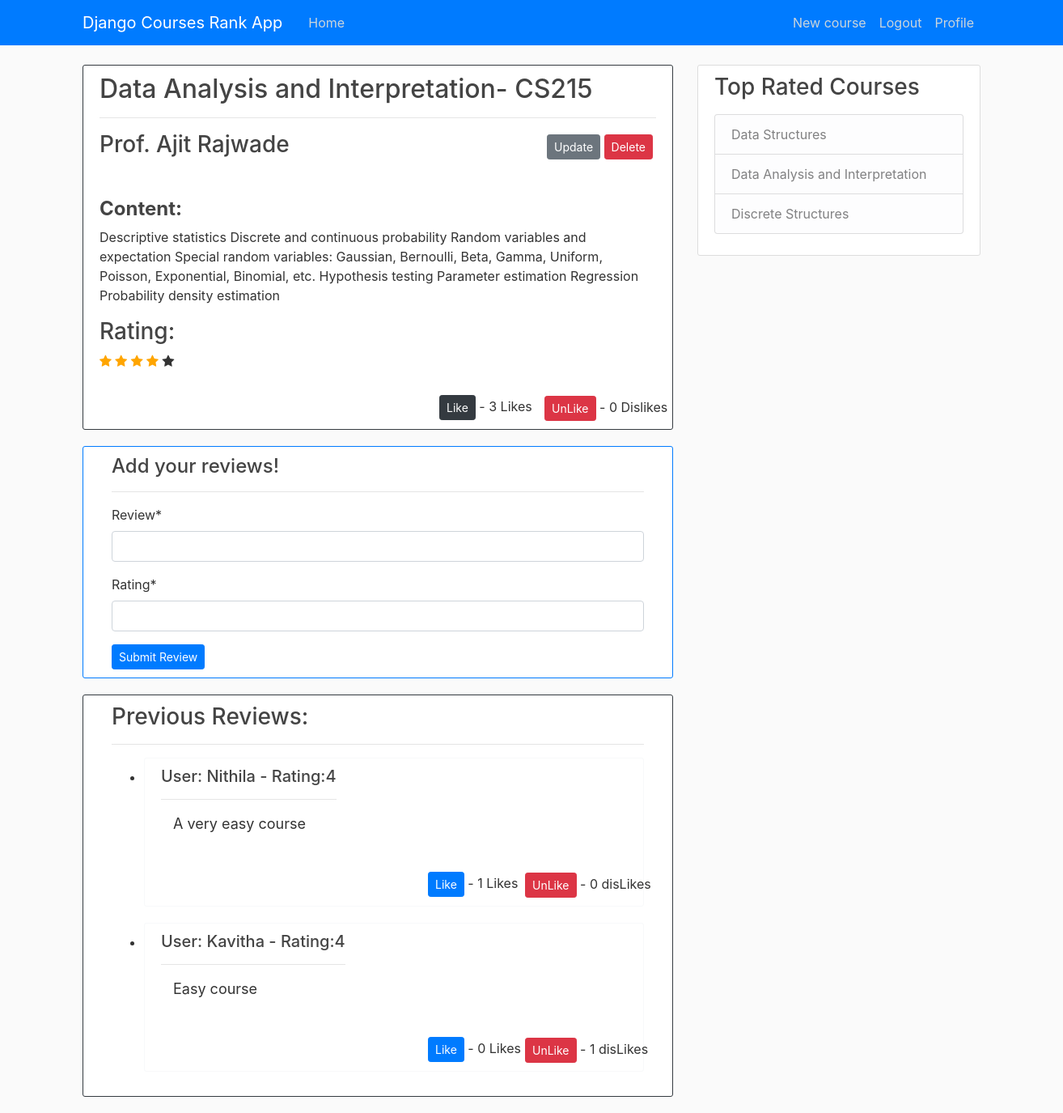
/course/6/ (signed in), run on the app's committed database.
### courses/models.py (models this page shows, shortened)
class Course(models.Model):
    course_name = models.CharField(max_length=40)
    course_instructor = models.CharField(max_length=50, default="")
    course_code = models.CharField(max_length=50)
    details = models.TextField()
    rating = models.IntegerField(default = 0)
    course_likes = models.ManyToManyField(User, related_name='likes', blank = True)
    course_dislikes = models.ManyToManyField(User, related_name='dislikes', blank = True)

class Reviews(models.Model):
    course=models.ForeignKey(Course,on_delete=models.CASCADE)
    course_rating=models.IntegerField(default = 0)
    course_review=models.CharField(max_length=150,null=True,blank=True)
    course_rater=models.ForeignKey(User,related_name="reviewer",on_delete=models.CASCADE)
    review_likes = models.ManyToManyField(User, related_name="review_likes", blank=True)
    review_dislikes = models.ManyToManyField(User, related_name="review_dislikes", blank = True)

### courses/views.py (the view)
# urls.py: path('course/<int:pk>/', CourseDetailView.as_view(), name = "courses_detail"),
class CourseDetailView(LoginRequiredMixin, DetailView):
    model = Course
    def get_context_data(self, *args, **kwargs):
        context = super(CourseDetailView, self).get_context_data()
        stuff = get_object_or_404(Course, pk = self.kwargs.get('pk'))
        liked = False
        if stuff.course_likes.filter(pk = self.request.user.pk).exists():
            liked = True
        disliked = False
        if stuff.course_dislikes.filter(pk = self.request.user.pk).exists():
            disliked = True
        context["total_likes"] = stuff.course_likes.count()
        context["total_dislikes"] = stuff.course_dislikes.count()
        context["liked"] = liked
        context["disliked"] = disliked
        context["form"]=CourseReviewForm()
        reviews=Reviews.objects.filter(course=stuff).order_by("-course_rating")
        context["reviews"] = reviews
        context["courses"] = Course.objects.all().order_by("-rating")
        context["rating_count"] = range(stuff.rating)
        context["non_rating_count"] = range(5 - stuff.rating)
        return context

### courses/forms.py
class CourseReviewForm(forms.Form):
    Review=forms.CharField(max_length=150,required=True)
    Rating=forms.IntegerField(validators=[
            MaxValueValidator(5),
            MinValueValidator(0)
        ])
    sender=forms.ModelChoiceField(queryset=User.objects,widget=forms.HiddenInput)
    class Meta:
        model = Reviews
        fields = ['Review','Rating']
        exclude=('sender',)

### courses/templates/courses/course_detail.html (shortened to what this page needs)
{% extends "courses/base.html" %}
{% load crispy_forms_tags %}
{% block content %}
    <article class="media content-section border border-dark">
        <div class="media-body">
            <h2><a class="article-title" href="#">{{ object.course_name }}</a>- {{ object.course_code }}</h2>
            <hr>
            <div class = "article meta-data" style = "position:absolute;right:40px">
                {% if user.is_superuser %}
                    <a clear = "right" class = "btn btn-secondary btn-sm mt-1 mb-1" href="{% url 'courses_update' object.pk %}">Update</a>
                    <a class = "btn btn-danger btn-sm mt-1 mb-1" href="{% url 'courses_delete' object.pk %}">Delete</a>
                {% endif %}
            </div>
            <h3 class="article-content">{{ object.course_instructor }}</h3>
            <p class="article-content">
                <h4><b>Content:</b></h4>
                {{ object.details }}
            </p>
            <h3 class="article-content">Rating:</h3>
                {% for i in rating_count %}
                    <span class = "fa fa-star" style="color:orange"></span>
                {% endfor %}
                {% for i in non_rating_count %}
                    <span class = "fa fa-star"></span>
                {% endfor %}
            <form action="{% url 'like_course' object.id %}" style = "position: relative;left:420px;top:30px;" method = "POST">
                <button type = "submit" value = '{{ object.id }}' class = "btn btn-dark btn-sm">
                    Like
                </button>
                - {{ total_likes }} Likes
            </form>
            <form action="{% url 'dislike_course' object.id %}" style = "position: relative;left:550px;top:0px;" method = "POST">
                <button type = "submit" value = '{{ object.id }}' class = "btn btn-danger btn-sm">
                    UnLike
                </button>
                - {{ total_dislikes }} Dislikes
            </form>
        </div>
    </article>
    <article class = "media content-section border border-primary">
        <div class = "container">
            <h4>Add your reviews!</h4>
            <hr>
            <form action="{% url 'form' object.pk %}" method="POST">
                {{ form|crispy }}
                <button type ="submit" style = "position: relative;left:0px;top:0px;" class="btn btn-primary btn-sm">
                    Submit Review
                </button>
            </form>
        </div>
    </article>
    {% if reviews.count %}
        <article class="media content-section border border-dark">
            <div class = "container">
            {% if reviews.count %}
                <h3>Previous Reviews: </h3>
                <hr>
                <ul>
                    {% for review in reviews %}
                    <li>
                        <article class="media content-section border border-light">
                        <div>
                            <h5>User: {{ review.course_rater.username }} - Rating:{{ review.course_rating }}</h5>
                        <hr>
                        <div class = "container" style="font-size: large;"><p>{{ review.course_review }}</p></div>
                        <form action="{% url 'like_review' review.pk %}" style = "position: relative;left:330px;top:30px;" method = "POST">
                            <button type = "submit" value = '{{ review.pk }}' class = "btn btn-primary btn-sm">
                                Like
                            </button>
                            - {{ review.review_likes.count }} Likes
                        </form>
                        <form action="{% url 'dislike_review' review.pk %}" style = "position: relative;left:450px;top:0px;" method = "POST">
                            <button type = "submit" value = '{{ review.pk }}' class = "btn btn-danger btn-sm">
                                UnLike
                            </button>
                            - {{ review.review_dislikes.count }} disLikes
                        </form>
                    </div>
                    </article>
                    </li>
                    {% endfor %}
                </ul>
            {% endif %}
            </div>
        </article>
    {% endif %}
{% endblock content %}

### courses/templates/courses/base.html (shortened to what this page needs)
{% load static %}
<!DOCTYPE html>
<html>
<head>
    <link rel="stylesheet" href="https://stackpath.bootstrapcdn.com/bootstrap/4.3.1/css/bootstrap.min.css">
    <link rel="stylesheet" type="text/css" href="{% static 'courses/main.css' %}">
    <link rel="stylesheet" href="https://cdnjs.cloudflare.com/ajax/libs/font-awesome/4.7.0/css/font-awesome.min.css">
</head>
<body>
    <header class="site-header">
    <nav class="navbar navbar-expand-md navbar-dark bg-primary   fixed-top">
        <div class="container">
        <a class="navbar-brand mr-4" href="{% url 'courses_home' %}">Django Courses Rank App</a>
        <div class="collapse navbar-collapse" id="navbarToggle">
            <div class="navbar-nav mr-auto">
            <a class="nav-item nav-link" href="{% url 'courses_home' %}">Home</a>
            </div>
            <div class="navbar-nav">
                {% if user.is_authenticated %}
                    {% if user.is_superuser %}
                        <a class = "nav-item nav-link" href = "{% url 'courses_create' %}">New course</a>
                    {% endif %}
                    <a class="nav-item nav-link" href="{% url 'logout' %}">Logout</a>
                    <a class="nav-item nav-link" href="{% url 'profile' %}">Profile</a>
                {% else %}
                    <a class="nav-item nav-link" href="{% url 'login' %}">Login</a>
                    <a class="nav-item nav-link" href="{% url 'register' %}">Register</a>
                {% endif %}
            </div>
        </div>
        </div>
    </nav>
    </header>
    <main role="main" class="container">
    <div class="row">
        <div class="col-md-8">
        {% block content %}{% endblock %}
        </div>
        <div class="col-md-4">
        <div class="content-section">
            <h3>Top Rated Courses</h3>
            <p class='text-muted'>
                <ul class="list-group">
                    <li class="list-group-item list-group-item-light">{{ courses.1.course_name }}</li>
                    <li class="list-group-item list-group-item-light">{{ courses.2.course_name }}</li>
                    <li class="list-group-item list-group-item-light">{{ courses.3.course_name }}</li>
                </ul>
            </p>
        </div>
        </div>
    </div>
    </main>
</body>
</html>

### courses/static/courses/main.css (style rules this page uses)
body { background: #fafafa; color: #333333; margin-top: 5rem; }
h1, h2, h3, h4, h5, h6 { color: #444444; }
ul { margin: 0; }
.site-header .navbar-nav .nav-link { color: #cbd5db; }
.content-section { background: #ffffff; padding: 10px 20px; border: 1px solid #dddddd; border-radius: 3px; margin-bottom: 20px; }
.article-title { color: #444444; }
.article-content { white-space: pre-line; }

### data on the page
Course: course_name "Data Analysis and Interpretation", course_code "CS215", course_instructor "Prof. Ajit Rajwade", details "Descriptive statistics Discrete and continuous probability Random variables and expectation Special random variables: Gaussian, Bernoulli, Beta, Gamma, Uniform, Poisson, Exponential, Binomial, etc. Hypothesis testing Parameter estimation Regression Probability density estimation"
Reviews: course_rater.username "Nithila", course_rating "4", course_review "A very easy course", review_likes.count "1", review_dislikes.count "0"
Reviews: course_rater.username "Kavitha", course_rating "4", course_review "Easy course", review_likes.count "0", review_dislikes.count "1"
Course: course_name "Data Structures"
Course: course_name "Discrete Structures"

### other printed values
{{ total_likes }} "3"
{{ total_dislikes }} "0"
